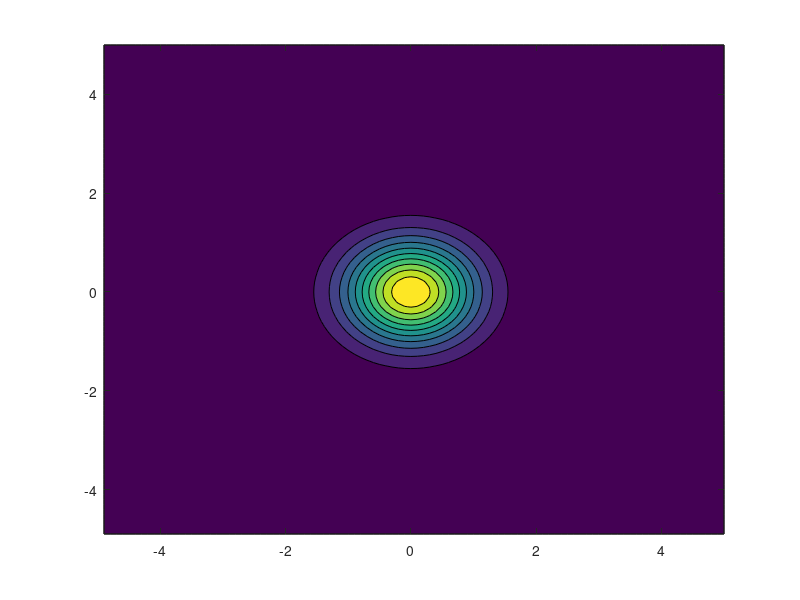

This figure's MATLAB source:
g = 100;
e = ones(g,1);
L = spdiags([e -2*e e], -1:1, g, g);
I = speye(g);
L3 = kron(L,I) + kron(I, L);
H =  -0.5 * L3;

V = -4.9:0.1:5;
length(V.^2);
length(I);
P = diag(V.^2);
PE =  kron(P,I) + kron(I,P);
H =  H*100 + 0.5 * PE;

% return 3 smallest eigrn
% d = eigs(H,6,'smallestabs')
[PSI,D] = eigs(H,10,'SM');
AMP = reshape(PSI(:,10).^2,[100,100]);
% 1,2,3,4,5... corresponds to ground state, 1st excited....
[X,Y] = meshgrid(V,V);
h= figure;
contourf(X,Y,AMP)